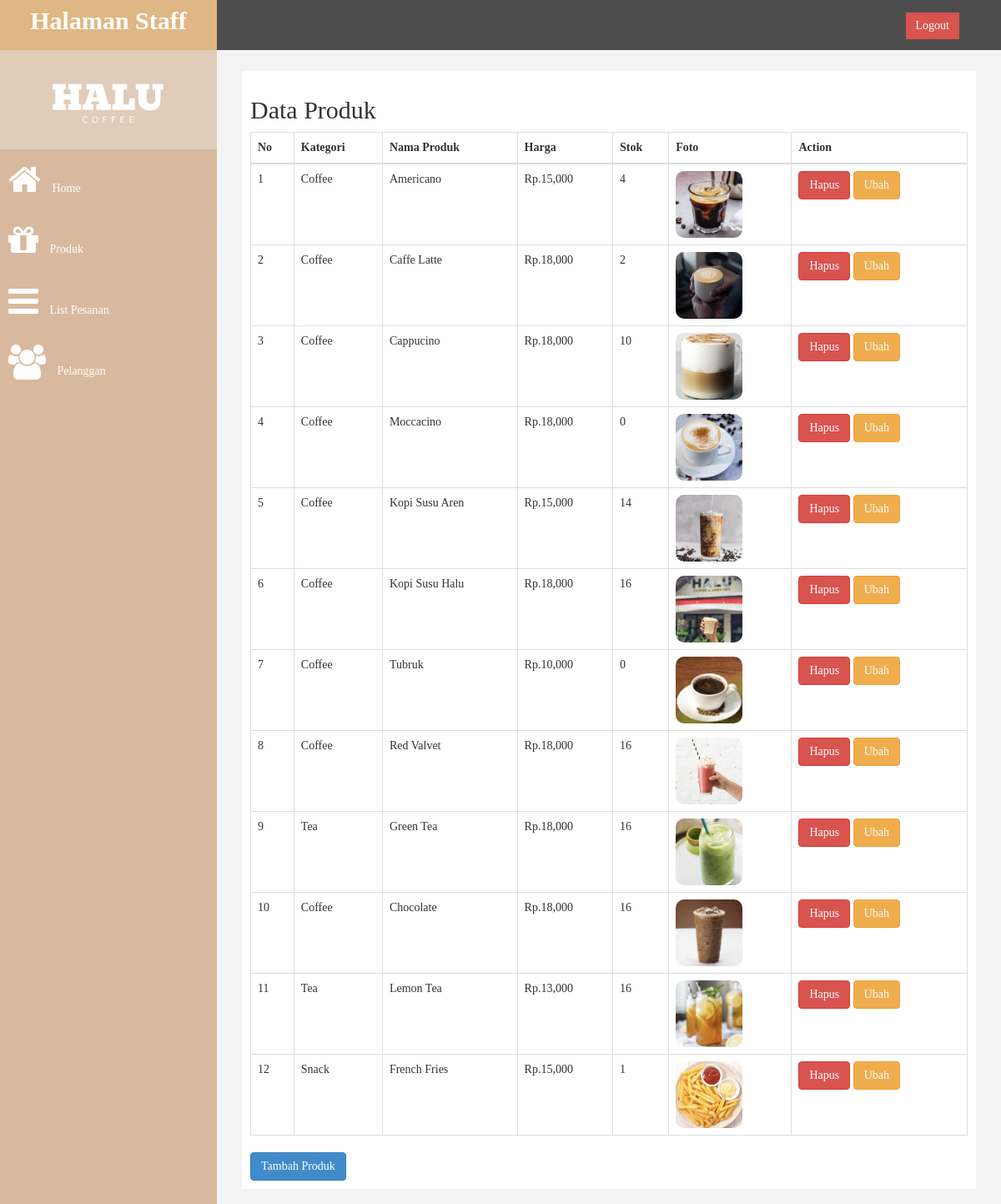
Screenshot of /admin/index.php?halaman=produk (signed in) with the database file from the repository.
### tables this page shows
CREATE TABLE `produk` (
  `id_produk` int(11) NOT NULL,
  `nama_produk` varchar(100) DEFAULT NULL,
  `harga_produk` int(11) DEFAULT NULL,
  `stok` int(11) DEFAULT NULL,
  `foto_produk` varchar(100) DEFAULT NULL,
  `deskripsi_produk` text DEFAULT NULL,
  `kategori` varchar(50) NOT NULL,
  `id_warung` int(11) DEFAULT NULL
);

CREATE TABLE `warung` (
  `id_warung` int(11) NOT NULL,
  `nama_warung` varchar(50) DEFAULT NULL
);

### admin/produk.php (the view, shortened to what this page needs)
<h2>Data Produk</h2>
<div class="table-responsive">
	<table class="table table-bordered">
		<thead>
			<tr>
				<th>No</th>
				<th>Kategori</th>
				<th>Nama Produk</th>
				<th>Harga</th>
				<th>Stok</th>
				<th>Foto</th>
				<th>Action</th>
			</tr>
		</thead>
		<tbody>
			<?php $no=1; ?>
			<?php $ambil=$conn->query("SELECT * FROM produk JOIN warung ON produk.id_warung=warung.id_warung"); ?>
			<?php while ($data=$ambil->fetch_assoc()) {
				?>
				<tr>
					<td><?php echo $no++ ?></td>
					<td><?php echo $data['nama_warung']; ?></td>
					<td><?php echo $data['nama_produk']; ?></td>
					<td>Rp.<?php echo number_format($data['harga_produk']); ?></td>
					<td><?php echo $data['stok']; ?></td>
					<td><img src="../foto_produk/<?php echo $data['foto_produk']; ?>" width="80px" height="80px" style="border-radius: 10px;"></td>
					<td>
						<a href="index.php?halaman=hapusproduk&id=<?php echo $data['id_produk']; ?>" class="btn-danger btn">Hapus</a>
						<a href="index.php?halaman=ubahproduk&id=<?php echo $data['id_produk']; ?>" class="btn btn-warning">Ubah</a>
					</td>
				</tr>
				<?php
			} ?>
		</tbody>
	</table>
</div>
<a href="index.php?halaman=tambahproduk" class="btn btn-primary">Tambah Produk</a>

### admin/index.php (shortened to what this page needs)
<?php
    include '../koneksi.php';
?>
<!DOCTYPE html>
<html xmlns="http://www.w3.org/1999/xhtml">
<head>
    <link href="assets/css/bootstrap.css" rel="stylesheet" />
    <link href="assets/css/font-awesome.css" rel="stylesheet" />
    <link href="assets/js/morris/morris-0.4.3.min.css" rel="stylesheet" />
    <link href="assets/css/custom.css" rel="stylesheet" />
   <link href="../asset/css/animate.min.css" rel="stylesheet">
   <link href="../asset/css/owl.carousel.css" rel="stylesheet">
   <link href="../asset/css/owl.theme.css" rel="stylesheet">
</head>
<body>
    <div id="wrapper">
        <nav class="navbar navbar-default navbar-cls-top " role="navigation" style="margin-bottom: 0">
            <div class="navbar-header">
                <a class="navbar-brand" href="index.html">Halaman Staff</a>
            </div>
            <div style="color: white;padding: 15px 50px 5px 50px;float: right;font-size: 16px;">
                <a href="index.php?halaman=logout" class="btn btn-danger square-btn-adjust">Logout</a>
            </div>
        </nav>
                <nav class="navbar-default navbar-side" role="navigation">
            <div class="sidebar-collapse">
                <ul class="nav" id="main-menu">
				<li class="text-center">
                    <img src="../logo1.png" class="user-image img-responsive"/>
					</li>
                    <li><a href="index.php"><i class="fa fa-home fa-3x"></i> Home</a></li>
                    <li><a href="index.php?halaman=produk"><i class="fa fa-gift fa-3x"></i> Produk</a></li>
                    <li><a href="index.php?halaman=pembelian"><i class="fa fa-reorder fa-3x"></i> List Pesanan</a></li>
                    <li><a href="index.php?halaman=pelanggan"><i class="fa fa-users fa-3x"></i> Pelanggan</a></li>
                </ul>
            </div>
        </nav>
        <div id="page-wrapper" >
            <div id="page-inner">
                <?php
                if (isset($_GET['halaman'])) {
                    if ($_GET['halaman']=="produk") {
                        include 'produk.php';
                    }
                    elseif ($_GET['halaman']=="pembelian") {
                        include 'pembelian.php';
                    }
                    elseif($_GET['halaman']=="pelanggan"){
                        include 'pelanggan.php';
                    }
                    elseif ($_GET['halaman']=="hapuspelanggan") {
                        include 'hapuspelanggan.php';
                    }
                    elseif ($_GET['halaman']=="detail") {
                        include 'detail.php';
                    }
                    elseif($_GET['halaman']=="tambahproduk"){
                        include 'tambahproduk.php';
                    }
                    elseif($_GET['halaman']=="hapusproduk"){
                        include 'hapusproduk.php';
                    }
                    elseif ($_GET['halaman']=="ubahproduk") {
                        include 'ubahproduk.php';
                    }
                    elseif ($_GET['halaman']=="warung") {
                        include 'warung.php';
                    }
                    elseif ($_GET['halaman']=="tambahwarung") {
                        include 'tambahwarung.php';
                    }
                }
                else{
                    include 'home.php';
                }
                ?>
            </div>
            </div>
        </div>
</body>
</html>

### admin/assets/css/custom.css (style rules this page uses)
body { font-family: Poppins-Regular; }
#wrapper { width: 100%; background: #d8b99d; }
#page-wrapper { padding: 15px 15px; min-height: 600px; background:#F3F3F3; }
#page-inner { width:100%; margin:10px 20px 10px 0px; background-color:#fff!important; padding:10px; min-height:1200px; }
.text-center { text-align:center; }
h2 { color: #333; }
.square-btn-adjust { border: 0px solid transparent; -webkit-border-radius: 0px; -moz-border-radius: 0px; border-radius: 0px; }
.user-image { margin: 25px auto; -webkit-border-radius: 10px; -moz-border-radius: 10px; border-radius: 10px; max-height:170px; max-width:170px; }
.navbar-cls-top .navbar-brand { color: #fff; background: rgb(223, 183, 132); width: 260px; text-align: center; height: 60px; font-size: 30px; font-weight: 700; }
.sidebar-collapse , .sidebar-collapse .nav { background:none; }
.sidebar-collapse .nav { padding:0; }
.sidebar-collapse .nav > li > a { color:#fff; background:#d8b99d; text-shadow:none; }
.sidebar-collapse > .nav > li > a { padding:15px 10px; }
.sidebar-collapse > .nav > li { border-bottom: 1px solid rgba(107, 108, 109, 0.19); }
.navbar-side { border:none; background-color: #E0CCB9; }
.navbar-cls-top { background:#4D4D4D; border-bottom:none; }
.navbar-default { border:0px solid blanchedalmond; }
.navbar-header { background: rgb(223, 183, 132); }
.nav > li > a > i { margin-right:10px; }
@media (min-width:768px) { #page-wrapper { margin: 0 0 0 260px; padding: 15px 30px; min-height: 1200px; } }
@media (min-width:768px) { .navbar-side { z-index: 1; position: absolute; width: 260px; } }
@media (min-width:768px) { .navbar { border-radius: 0px; } }

### rows the page displays
produk: id_warung.nama_warung "Coffee", nama_produk "Americano", harga_produk "15,000", stok "4", foto_produk (picture)
produk: id_warung.nama_warung "Coffee", nama_produk "Caffe Latte", harga_produk "18,000", stok "2", foto_produk (picture)
produk: id_warung.nama_warung "Coffee", nama_produk "Cappucino", harga_produk "18,000", stok "10", foto_produk (picture)
produk: id_warung.nama_warung "Coffee", nama_produk "Moccacino", harga_produk "18,000", stok "0", foto_produk (picture)
produk: id_warung.nama_warung "Coffee", nama_produk "Kopi Susu Aren", harga_produk "15,000", stok "14", foto_produk (picture)
produk: id_warung.nama_warung "Coffee", nama_produk "Kopi Susu Halu", harga_produk "18,000", stok "16", foto_produk (picture)
produk: id_warung.nama_warung "Coffee", nama_produk "Tubruk", harga_produk "10,000", stok "0", foto_produk (picture)
produk: id_warung.nama_warung "Coffee", nama_produk "Red Valvet", harga_produk "18,000", stok "16", foto_produk (picture)
produk: id_warung.nama_warung "Tea", nama_produk "Green Tea", harga_produk "18,000", stok "16", foto_produk (picture)
produk: id_warung.nama_warung "Coffee", nama_produk "Chocolate", harga_produk "18,000", stok "16", foto_produk (picture)
produk: id_warung.nama_warung "Tea", nama_produk "Lemon Tea", harga_produk "13,000", stok "16", foto_produk (picture)
produk: id_warung.nama_warung "Snack", nama_produk "French Fries", harga_produk "15,000", stok "1", foto_produk (picture)
